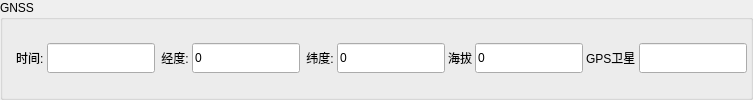
     <widget class="QGroupBox" name="groupBox_4">
      <property name="sizePolicy">
       <sizepolicy hsizetype="Minimum" vsizetype="Preferred">
        <horstretch>0</horstretch>
        <verstretch>0</verstretch>
       </sizepolicy>
      </property>
      <property name="title">
       <string>GNSS</string>
      </property>
      <layout class="QGridLayout" name="gridLayout_5">
       <property name="leftMargin">
        <number>3</number>
       </property>
       <property name="topMargin">
        <number>3</number>
       </property>
       <property name="rightMargin">
        <number>3</number>
       </property>
       <property name="bottomMargin">
        <number>3</number>
       </property>
       <property name="spacing">
        <number>3</number>
       </property>
       <item row="0" column="0">
        <layout class="QHBoxLayout" name="horizontalLayout_28">
         <item>
          <widget class="QLabel" name="label_pixmapGNSS">
           <property name="text">
            <string/>
           </property>
          </widget>
         </item>
         <item>
          <widget class="QLabel" name="label_52">
           <property name="maximumSize">
            <size>
             <width>100</width>
             <height>30</height>
            </size>
           </property>
           <property name="text">
            <string>时间:</string>
           </property>
          </widget>
         </item>
         <item>
          <widget class="QLineEdit" name="lineEdit_GNSStime">
           <property name="sizePolicy">
            <sizepolicy hsizetype="Minimum" vsizetype="Fixed">
             <horstretch>0</horstretch>
             <verstretch>0</verstretch>
            </sizepolicy>
           </property>
           <property name="minimumSize">
            <size>
             <width>0</width>
             <height>0</height>
            </size>
           </property>
           <property name="maximumSize">
            <size>
             <width>16777215</width>
             <height>30</height>
            </size>
           </property>
           <property name="text">
            <string/>
           </property>
          </widget>
         </item>
         <item>
          <widget class="QLabel" name="label_53">
           <property name="maximumSize">
            <size>
             <width>100</width>
             <height>16777215</height>
            </size>
           </property>
           <property name="text">
            <string> 经度:</string>
           </property>
          </widget>
         </item>
         <item>
          <widget class="QLineEdit" name="lineEdit_GNSSlongitude">
           <property name="minimumSize">
            <size>
             <width>0</width>
             <height>0</height>
            </size>
           </property>
           <property name="maximumSize">
            <size>
             <width>130</width>
             <height>30</height>
            </size>
           </property>
           <property name="text">
            <string>0</string>
           </property>
          </widget>
         </item>
         <item>
          <widget class="QLabel" name="label_54">
           <property name="maximumSize">
            <size>
             <width>100</width>
             <height>16777215</height>
            </size>
           </property>
           <property name="text">
            <string> 纬度:</string>
           </property>
          </widget>
         </item>
         <item>
          <widget class="QLineEdit" name="lineEdit_GNSSlatitude">
           <property name="minimumSize">
            <size>
             <width>0</width>
             <height>0</height>
            </size>
           </property>
           <property name="maximumSize">
            <size>
             <width>130</width>
             <height>30</height>
            </size>
           </property>
           <property name="text">
            <string>0</string>
           </property>
          </widget>
         </item>
         <item>
          <widget class="QLabel" name="label_55">
           <property name="maximumSize">
            <size>
             <width>100</width>
             <height>16777215</height>
            </size>
           </property>
           <property name="text">
            <string>海拔</string>
           </property>
          </widget>
         </item>
         <item>
          <widget class="QLineEdit" name="lineEdit_GNSSheight">
           <property name="minimumSize">
            <size>
             <width>0</width>
             <height>0</height>
            </size>
           </property>
           <property name="maximumSize">
            <size>
             <width>130</width>
             <height>30</height>
            </size>
           </property>
           <property name="text">
            <string>0</string>
           </property>
          </widget>
         </item>
         <item>
          <widget class="QLabel" name="label_59">
           <property name="text">
            <string>GPS卫星</string>
           </property>
          </widget>
         </item>
         <item>
          <widget class="QLineEdit" name="lineEdit_GPSweixing">
           <property name="maximumSize">
            <size>
             <width>130</width>
             <height>30</height>
            </size>
           </property>
          </widget>
         </item>
        </layout>
       </item>
      </layout>
     </widget>
